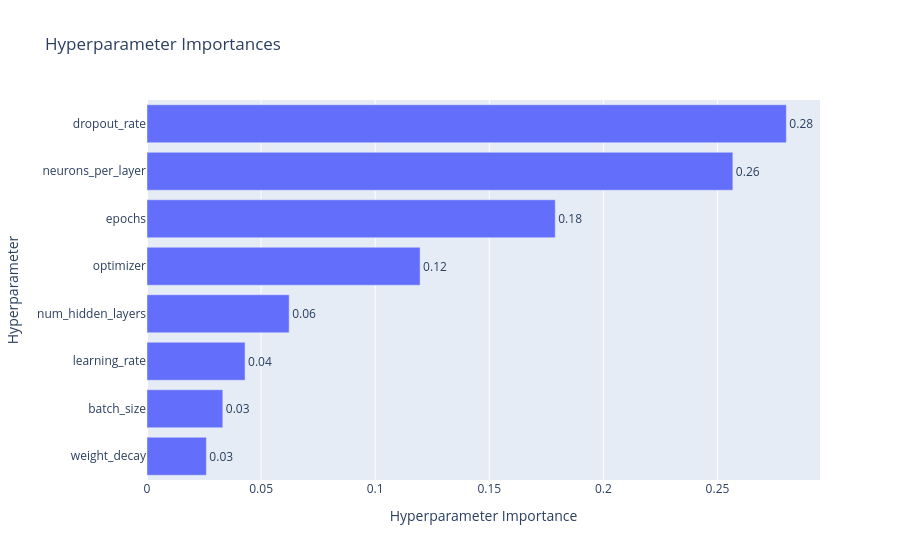

Notebook cell for this chart:
### Code cell
# 5. Hyperparameter Importance
plot_param_importances(study).show()

### Figure 1 — Plotly figure (JSON) as saved in the notebook; plotly's stock layout.template omitted (floating-point values rounded to 4 significant figures)
{"data": [{"cliponaxis": false, "hovertemplate": ["weight_decay (FloatDistribution): 0.02601416556877742<extra></extra>", "batch_size (CategoricalDistribution): 0.03321824151391247<extra></extra>", "learning_rate (FloatDistribution): 0.04296759827426196<extra></extra>", "num_hidden_layers (IntDistribution): 0.062300541940329204<extra></extra>", "optimizer (CategoricalDistribution): 0.11968277165603243<extra></extra>", "epochs (IntDistribution): 0.17890759487569385<extra></extra>", "neurons_per_layer (IntDistribution): 0.2567353721514363<extra></extra>", "dropout_rate (FloatDistribution): 0.2801737140195563<extra></extra>"], "name": "Objective Value", "orientation": "h", "text": ["0.03", "0.03", "0.04", "0.06", "0.12", "0.18", "0.26", "0.28"], "textposition": "outside", "type": "bar", "x": [0.02601, 0.03322, 0.04297, 0.0623, 0.1197, 0.1789, 0.2567, 0.2802], "y": ["weight_decay", "batch_size", "learning_rate", "num_hidden_layers", "optimizer", "epochs", "neurons_per_layer", "dropout_rate"]}], "layout": {"title": {"text": "Hyperparameter Importances"}, "xaxis": {"title": {"text": "Hyperparameter Importance"}}, "yaxis": {"title": {"text": "Hyperparameter"}}}}
